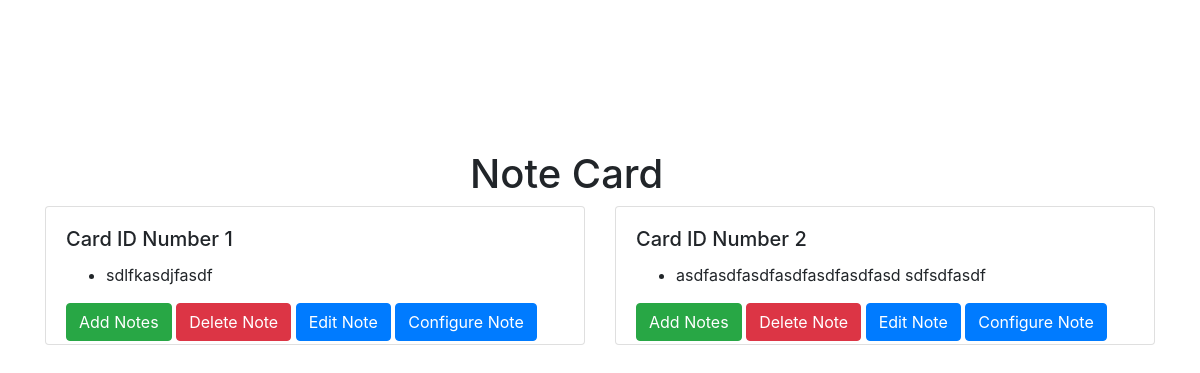
Before: /notes/getNotes (signed in) with the older database file.
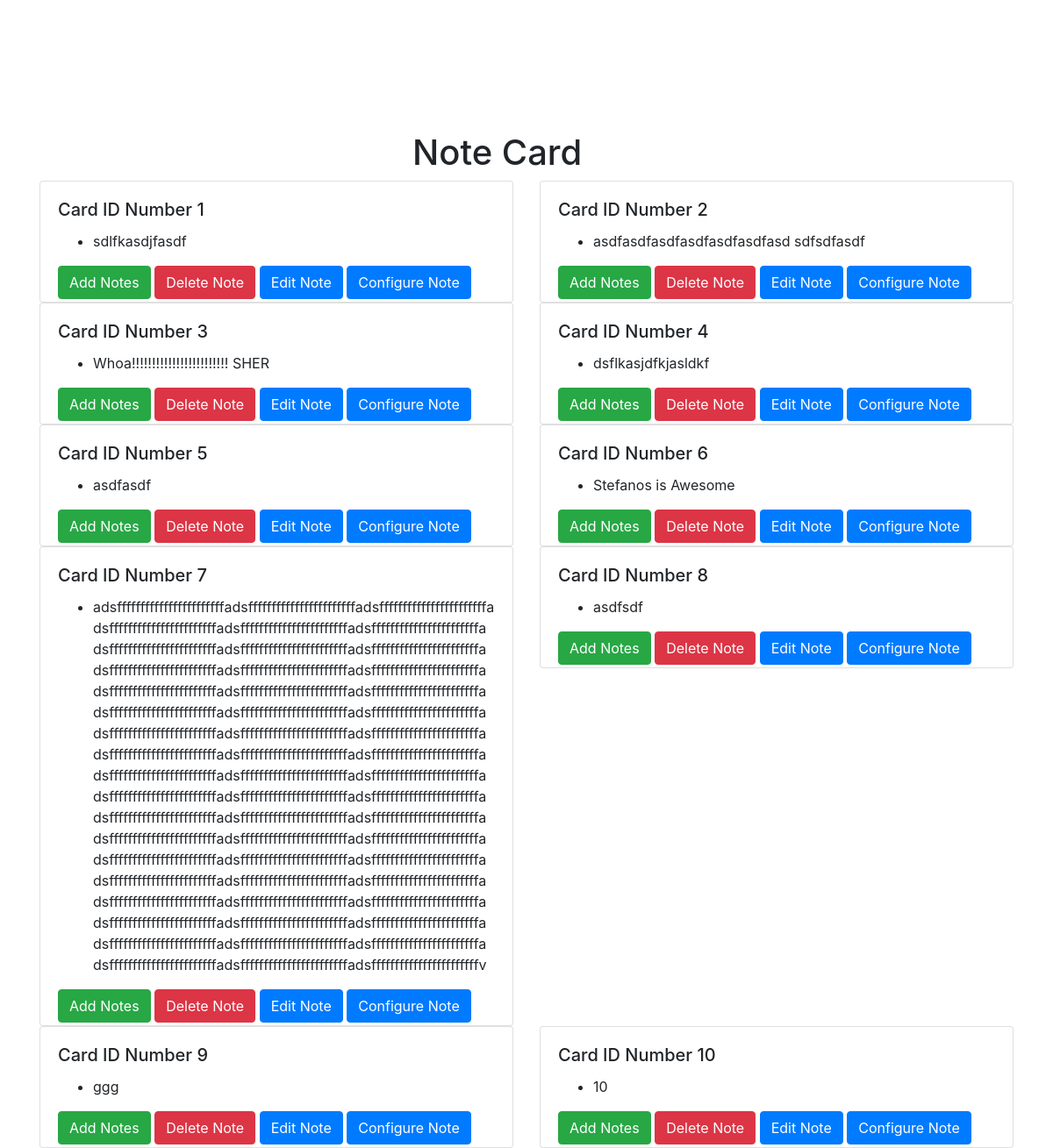
After: the same page with the newer database file.
### Models/NotesModel.py (models this page shows, shortened)
class NotesModel(db.Model):
    __tablename__ = 'notes'  # Correcting table name
    notes_id = db.Column(db.Integer, primary_key=True)
    content = db.Column(db.String(100000), unique=False, nullable=False)
    user_id = db.Column(db.Integer, db.ForeignKey('users.id'), nullable=False)  # Creating foreign key

### Controller/NotesController.py (the view)
@note_blueprint.route('/notes/getNotes', methods=['GET'])
def get_notes():
    notes = NotesService.get_notes()
    return render_template('Notes/Notes.html', notes=notes)

### Services/NotesService.py (called while the page is built)
    def get_notes():
        try:
            if session.get('logged_in') == True and 'user_id' in session:
                user_id = session['user_id']
                user = UserModel.query.filter_by(id=user_id).first()
                if user:
                    user_notes = user.notes
                    return user_notes
                else:
                    print("User not found.")
        except Exception as e:
            logging.error(e)
            raise

### Templates/Notes/Notes.html (shortened to what this page needs)
{% extends "Home/base.html" %}
{% block content %}
<h1> Note Card </h1>
<div class="row">
    {% for card in notes %}
    <div class="col-sm-6">
        <div class="card">
            <div class="card-body">
                <h5 class="card-title">Card ID Number {{ card.notes_id }}</h5>
                <ul>
                    <li>{{ card.content }}</li>
                </ul>
                <a href="{{ url_for('notes.create_note') }}" class="btn btn-success">Add Notes</a>
                <a href="{{ url_for('notes.create_note') }}" class="btn btn-danger">Delete Note</a>
                <a href="{{ url_for('notes.create_note') }}" class="btn btn-primary">Edit Note</a>
                <a href="{{ url_for('notes.create_note') }}" class="btn btn-primary">Configure Note</a>
            </div>
        </div>
    </div>
    {% endfor %}
</div>
{% endblock %}

### Templates/Home/base.html (shortened to what this page needs)
<!DOCTYPE html>
<html lang="en">
<head>
    <link href="https://maxcdn.bootstrapcdn.com/bootstrap/4.5.2/css/bootstrap.min.css" rel="stylesheet">
</head>
<body>
    {% include 'home/navbar.html' %}
    <div class="container">
        {% block content %}{% endblock %}
    </div>
</body>
</html>

### Templates/Home/navbar.html (shortened to what this page needs)
<nav class="navbar navbar-expand-lg">
  <div class="collapse navbar-collapse" id="navbarNav">
    <ul class="navbar-nav">
      <li class="nav-item active">
        <a class="nav-link" href="{{ url_for('home.home_page')}}">Home</a>
      </li>
      <li class="nav-item">
        <a class="nav-link" href="{{ url_for('user.register_user') }}">Register</a>
    </li>
    <li class="nav-item">
      <a class="nav-link" href="{{ url_for('user.admin_login') }}">Login</a>
  </li>
    </ul>
  </div>
</nav>

### Templates/Home/navbar.html (style rules this page uses)
.navbar { border-radius: 25px; padding: 20px; width: 100%; height: 150px; background-color: transparent; }
.nav-link { font-size: large; color:white }

### Templates/Notes/Notes.html (style rules this page uses)
h1 { padding-left: 425px; }
.card-body { padding-bottom: 3px; }

Changed rows visible on the page:
added NotesModel: notes_id "3", content "Whoa!!!!!!!!!!!!!!!!!!!!!!!! SHER"
added NotesModel: notes_id "4", content "dsflkasjdfkjasldkf"
added NotesModel: notes_id "5", content "asdfasdf"
added NotesModel: notes_id "6", content "Stefanos is Awesome"
added NotesModel: notes_id "7", content "adsfffffffffffffffffffffffadsfffffffffffffffffffffffadsfffffffffffffffffffffffadsfffffffffffffffffffffffadsfffffffffffffffffffffffadsfffffffffffffffffffffffadsfffffffffffffffffffffffadsfffffffffffffffffffffffadsfffffffffffffffffffffffadsfffffffffffffffffffffffadsfffffffffffffffffffffffadsfffffffffffffffffffffffadsfffffffffffffffffffffffadsfffffffffffffffffffffffadsfffffffffffffffffffffffadsfffffffffffffffffffffffadsfffffffffffffffffffffffadsfffffffffffffffffffffffadsfffffffffffffffffffffffadsfffffffffffffffffffffffadsfffffffffffffffffffffffadsfffffffffffffffffffffffadsfffffffffffffffffffffffadsfffffffffffffffffffffffadsfffffffffffffffffffffffadsfffffffffffffffffffffffadsfffffffffffffffffffff…"
added NotesModel: notes_id "8", content "asdfsdf"
added NotesModel: notes_id "9", content "ggg"
added NotesModel: notes_id "10", content "10"
